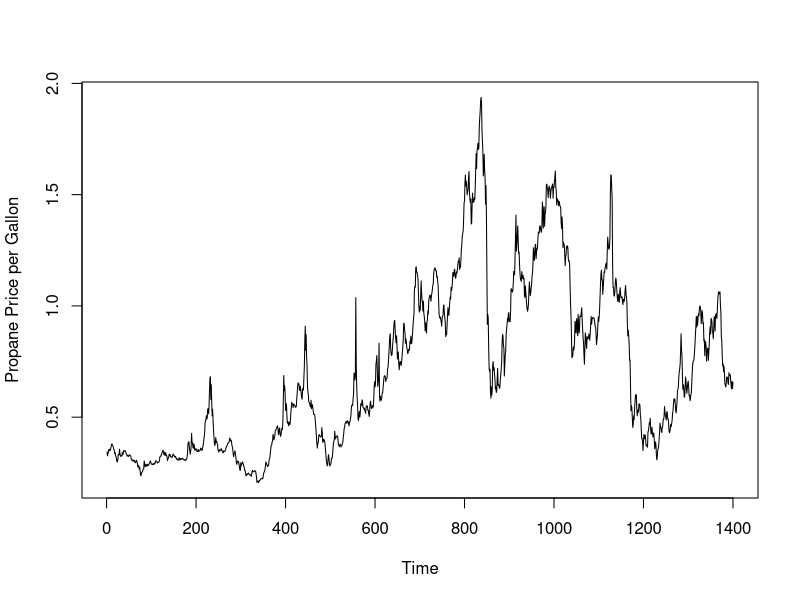
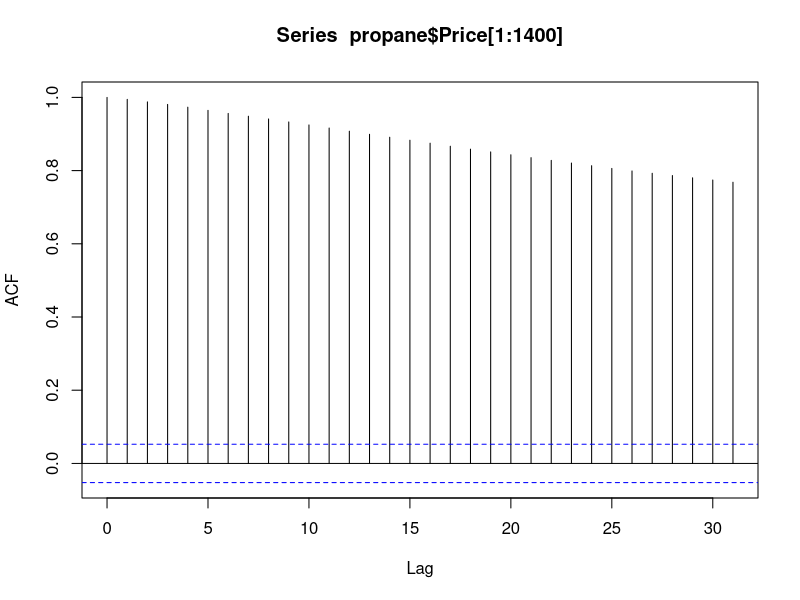
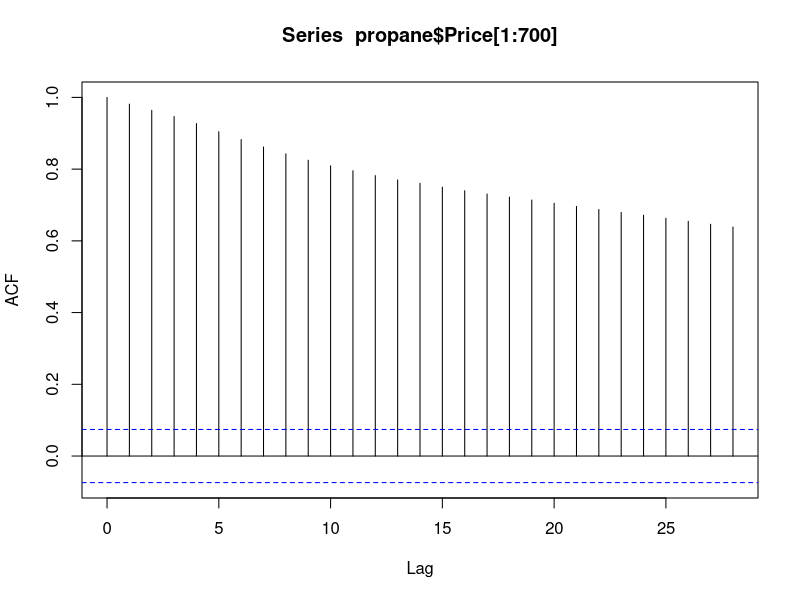
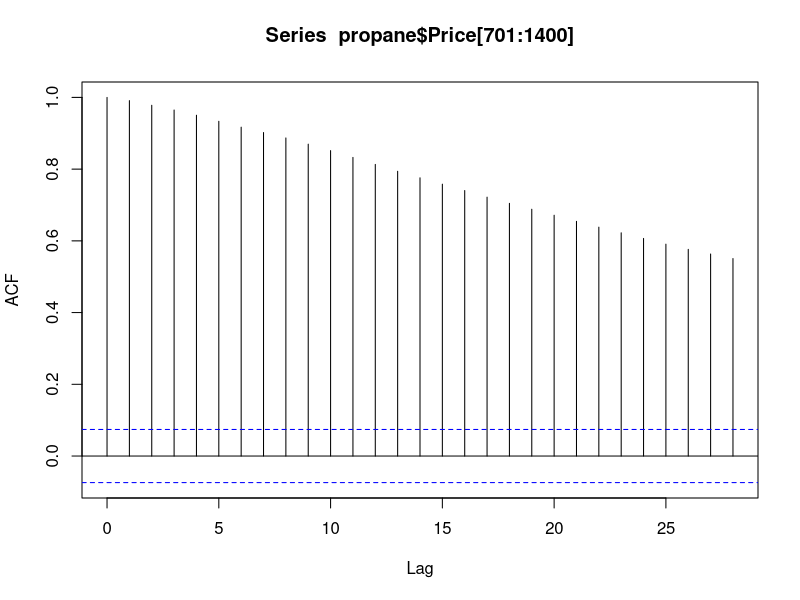

Source code (R) for these figures, in order: (Note: this script raises an error after producing the figures.)
## ---- chunk 1
knitr::opts_chunk$set(echo = TRUE)
## ---- chunk 2
propane <- read.csv("WeeklyPropanePricesPerGallon.csv")
propane <- na.omit(propane)
names(propane) <- c("Date","Price") # rename table columns
plot(1:length(propane$Price),propane$Price,type="l",xlab="Time",ylab="Propane Price per Gallon")

acf(propane$Price[1:1400])
acf(propane$Price[1:700])
acf(propane$Price[701:1400])
## ---- chunk 3
plotts.sample.wge(propane$Price,lag.max=20)
parzen.wge(propane$Price)
